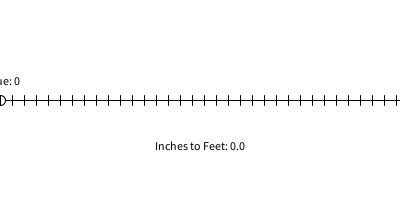
Frame 1 (no input)
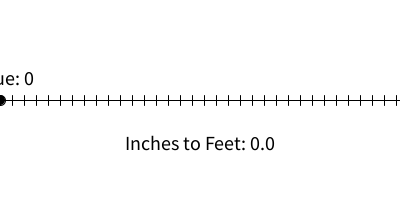
Frame 60 (the mouse pressed at the canvas centre just before this capture)
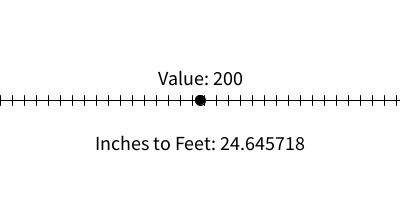
Frame 120 (the mouse held since frame 60 and released just before this capture)

The Processing sketch that drew these frames (run headless with seeded random() and noise(); from frame 60 on, the mouse is pressed at the canvas centre):

// Processing sketch: sketch_220826b
// ── sketch_220826b.pde
void setup() {
  size(400,220);
}

void draw() {
  background(255);
  line(0,100,width,100);
  ellipse(mouseX, 100,10,10);
  fill(0);
  textAlign(CENTER);
  text("Value: " + mouseX,mouseX,85);
  text("Inches to Feet: " + impToMet(mouseX),width/2,150);
  for(int i=0; i<width; i+=12) {
    line(i,95,i,105);
    fill(0);
    textSize(20);
    text(60,i,width+5+i);
  }
}

float metToImp(float val) {
  val = (val*8.115);
  return val;
}

float impToMet(float val) {
  val = (val/8.115);
  return val;
}
